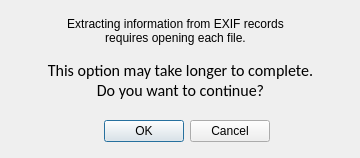
<?xml version="1.0" encoding="UTF-8"?>
<ui version="4.0">
 <class>Dialog</class>
 <widget class="QDialog" name="Dialog">
  <property name="enabled">
   <bool>true</bool>
  </property>
  <property name="geometry">
   <rect>
    <x>0</x>
    <y>0</y>
    <width>360</width>
    <height>158</height>
   </rect>
  </property>
  <property name="sizePolicy">
   <sizepolicy hsizetype="Fixed" vsizetype="Fixed">
    <horstretch>0</horstretch>
    <verstretch>0</verstretch>
   </sizepolicy>
  </property>
  <property name="minimumSize">
   <size>
    <width>360</width>
    <height>158</height>
   </size>
  </property>
  <property name="maximumSize">
   <size>
    <width>360</width>
    <height>158</height>
   </size>
  </property>
  <property name="windowTitle">
   <string>Warning!</string>
  </property>
  <property name="locale">
   <locale language="English" country="UnitedKingdom"/>
  </property>
  <property name="sizeGripEnabled">
   <bool>false</bool>
  </property>
  <property name="modal">
   <bool>false</bool>
  </property>
  <widget class="QDialogButtonBox" name="buttonBox">
   <property name="geometry">
    <rect>
     <x>70</x>
     <y>115</y>
     <width>200</width>
     <height>32</height>
    </rect>
   </property>
   <property name="orientation">
    <enum>Qt::Horizontal</enum>
   </property>
   <property name="standardButtons">
    <set>QDialogButtonBox::Cancel|QDialogButtonBox::Ok</set>
   </property>
  </widget>
  <widget class="QLabel" name="label">
   <property name="enabled">
    <bool>true</bool>
   </property>
   <property name="geometry">
    <rect>
     <x>20</x>
     <y>60</y>
     <width>321</width>
     <height>51</height>
    </rect>
   </property>
   <property name="font">
    <font>
     <family>Calibri</family>
     <pointsize>12</pointsize>
     <weight>50</weight>
     <bold>false</bold>
    </font>
   </property>
   <property name="text">
    <string>This option may take longer to complete.
Do you want to continue?
</string>
   </property>
   <property name="alignment">
    <set>Qt::AlignHCenter|Qt::AlignTop</set>
   </property>
  </widget>
  <widget class="QLabel" name="label_2">
   <property name="enabled">
    <bool>true</bool>
   </property>
   <property name="geometry">
    <rect>
     <x>60</x>
     <y>17</y>
     <width>231</width>
     <height>31</height>
    </rect>
   </property>
   <property name="text">
    <string>Extracting information from EXIF records 
requires opening each file.
</string>
   </property>
   <property name="alignment">
    <set>Qt::AlignHCenter|Qt::AlignTop</set>
   </property>
  </widget>
 </widget>
 <resources/>
 <connections>
  <connection>
   <sender>buttonBox</sender>
   <signal>accepted()</signal>
   <receiver>Dialog</receiver>
   <slot>accept()</slot>
   <hints>
    <hint type="sourcelabel">
     <x>248</x>
     <y>254</y>
    </hint>
    <hint type="destinationlabel">
     <x>157</x>
     <y>274</y>
    </hint>
   </hints>
  </connection>
  <connection>
   <sender>buttonBox</sender>
   <signal>rejected()</signal>
   <receiver>Dialog</receiver>
   <slot>reject()</slot>
   <hints>
    <hint type="sourcelabel">
     <x>316</x>
     <y>260</y>
    </hint>
    <hint type="destinationlabel">
     <x>286</x>
     <y>274</y>
    </hint>
   </hints>
  </connection>
 </connections>
</ui>
